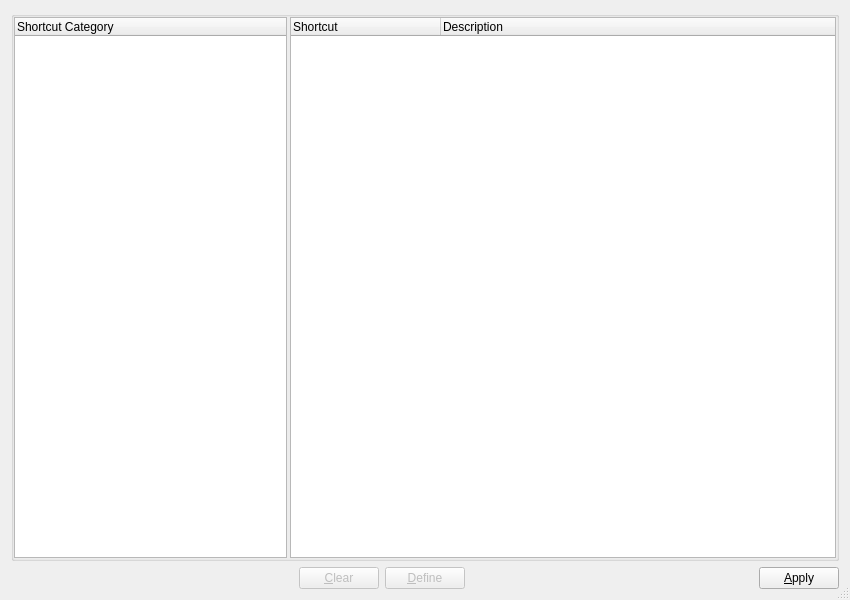
<?xml version="1.0" encoding="UTF-8"?>
<ui version="4.0">
 <class>ShortcutConfigBase</class>
 <widget class="QDialog" name="ShortcutConfigBase">
  <property name="geometry">
   <rect>
    <x>0</x>
    <y>0</y>
    <width>850</width>
    <height>600</height>
   </rect>
  </property>
  <property name="minimumSize">
   <size>
    <width>800</width>
    <height>600</height>
   </size>
  </property>
  <property name="windowTitle">
   <string>Configure Keyboard Shortcuts</string>
  </property>
  <property name="sizeGripEnabled">
   <bool>true</bool>
  </property>
  <layout class="QVBoxLayout">
   <item>
    <widget class="QGroupBox" name="groupBox3">
     <property name="title">
      <string/>
     </property>
     <layout class="QHBoxLayout">
      <property name="spacing">
       <number>3</number>
      </property>
      <property name="margin">
       <number>0</number>
      </property>
      <item>
       <widget class="QTreeWidget" name="cgListView">
        <property name="sizePolicy">
         <sizepolicy hsizetype="Minimum" vsizetype="Expanding">
          <horstretch>1</horstretch>
          <verstretch>0</verstretch>
         </sizepolicy>
        </property>
        <property name="minimumSize">
         <size>
          <width>105</width>
          <height>200</height>
         </size>
        </property>
        <property name="alternatingRowColors">
         <bool>true</bool>
        </property>
        <column>
         <property name="text">
          <string>Shortcut Category</string>
         </property>
        </column>
       </widget>
      </item>
      <item>
       <widget class="QTreeWidget" name="scListView">
        <property name="sizePolicy">
         <sizepolicy hsizetype="Preferred" vsizetype="Expanding">
          <horstretch>2</horstretch>
          <verstretch>0</verstretch>
         </sizepolicy>
        </property>
        <property name="minimumSize">
         <size>
          <width>300</width>
          <height>230</height>
         </size>
        </property>
        <property name="alternatingRowColors">
         <bool>true</bool>
        </property>
        <attribute name="headerDefaultSectionSize">
         <number>150</number>
        </attribute>
        <column>
         <property name="text">
          <string>Shortcut</string>
         </property>
        </column>
        <column>
         <property name="text">
          <string>Description</string>
         </property>
        </column>
       </widget>
      </item>
     </layout>
    </widget>
   </item>
   <item>
    <layout class="QHBoxLayout">
     <item>
      <spacer name="spacer3">
       <property name="orientation">
        <enum>Qt::Horizontal</enum>
       </property>
       <property name="sizeType">
        <enum>QSizePolicy::Expanding</enum>
       </property>
       <property name="sizeHint" stdset="0">
        <size>
         <width>150</width>
         <height>21</height>
        </size>
       </property>
      </spacer>
     </item>
     <item>
      <widget class="QPushButton" name="clearButton">
       <property name="enabled">
        <bool>false</bool>
       </property>
       <property name="text">
        <string>&amp;Clear</string>
       </property>
       <property name="shortcut">
        <string>Alt+C</string>
       </property>
      </widget>
     </item>
     <item>
      <widget class="QPushButton" name="defineButton">
       <property name="enabled">
        <bool>false</bool>
       </property>
       <property name="text">
        <string>&amp;Define</string>
       </property>
       <property name="shortcut">
        <string>Alt+D</string>
       </property>
      </widget>
     </item>
     <item>
      <spacer name="spacer2">
       <property name="orientation">
        <enum>Qt::Horizontal</enum>
       </property>
       <property name="sizeType">
        <enum>QSizePolicy::Expanding</enum>
       </property>
       <property name="sizeHint" stdset="0">
        <size>
         <width>30</width>
         <height>21</height>
        </size>
       </property>
      </spacer>
     </item>
     <item>
      <widget class="QPushButton" name="applyButton">
       <property name="text">
        <string>&amp;Apply</string>
       </property>
       <property name="shortcut">
        <string>Alt+A</string>
       </property>
      </widget>
     </item>
    </layout>
   </item>
  </layout>
 </widget>
 <layoutdefault spacing="6" margin="11"/>
 <resources/>
 <connections/>
</ui>
